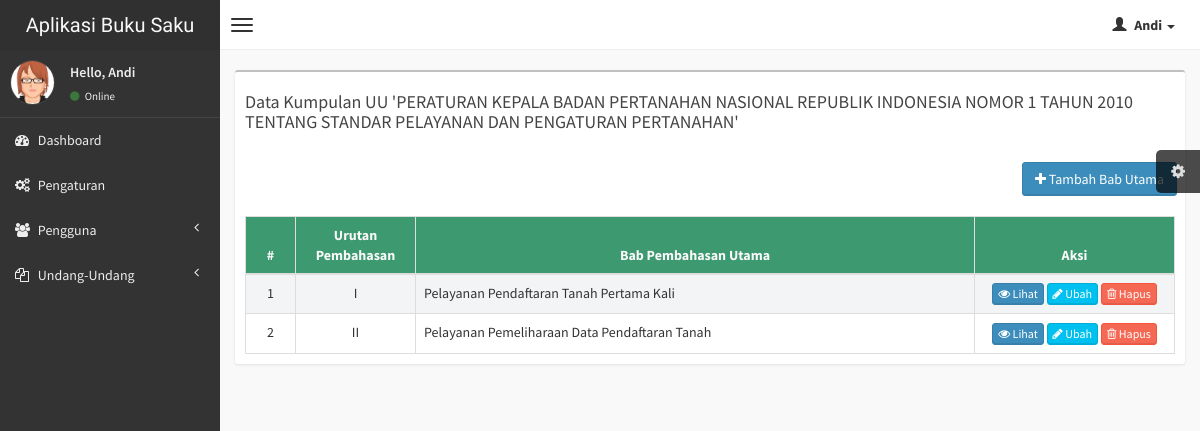
The app's page /pages/sop_bab.php?id=25 (signed in) with its own data.
### tables this page shows
CREATE TABLE `tb_nama_uu` (
  `id` int(11) NOT NULL,
  `nama_uu` varchar(255) NOT NULL,
  `status` varchar(10) NOT NULL,
  `tanggal_pembuatan` timestamp NOT NULL DEFAULT current_timestamp() ON UPDATE current_timestamp()
);

CREATE TABLE `tb_bab_utama_sop` (
  `id_bab_utama_sop` int(11) NOT NULL,
  `id` int(11) NOT NULL,
  `ada_sub_bab_bab_utama` int(2) NOT NULL,
  `urutan_bab_utama_sop` varchar(10) NOT NULL,
  `judul_bab_utama_sop` varchar(300) NOT NULL,
  `tanggal_pembuatan` timestamp NOT NULL DEFAULT current_timestamp() ON UPDATE current_timestamp()
);

### pages/sop_bab.php (the view, shortened to what this page needs)
<?php
include '../connect/koneksi.php';
$get_id = $_GET['id'];
?>
<!DOCTYPE html>
<html>
<head>
  <link href="../css/bootstrap.min.css" rel="stylesheet" type="text/css" />
  <link href="../css/font-awesome.min.css" rel="stylesheet" type="text/css" />
  <link href="../css/ionicons.min.css" rel="stylesheet" type="text/css" />
  <link href="../css/morris/morris.css" rel="stylesheet" type="text/css" />
  <link href="../css/jvectormap/jquery-jvectormap-1.2.2.css" rel="stylesheet" type="text/css" />
  <link href="../css/fullcalendar/fullcalendar.css" rel="stylesheet" type="text/css" />
  <link href="../css/daterangepicker/daterangepicker-bs3.css" rel="stylesheet" type="text/css" />
  <link href="../css/bootstrap-wysihtml5/bootstrap3-wysihtml5.min.css" rel="stylesheet" type="text/css" />
  <link href="../css/AdminLTE.css" rel="stylesheet" type="text/css" />
</head>
<body class="skin-black">
  <header class="header">
    <a href="#" class="logo">
      Aplikasi Buku Saku
    </a>
    <nav class="navbar navbar-static-top" role="navigation">
      <a href="#" class="navbar-btn sidebar-toggle" data-toggle="offcanvas" role="button">
        <span class="icon-bar"></span>
        <span class="icon-bar"></span>
        <span class="icon-bar"></span>
      </a>
      <div class="navbar-right">
        <ul class="nav navbar-nav">
          <li class="dropdown user user-menu">
            <a href="#" class="dropdown-toggle" data-toggle="dropdown">
              <i class="glyphicon glyphicon-user"></i>
              <span><?= $_SESSION['nama']; ?> <i class="caret"></i></span>
            </a>
          </li>
        </ul>
      </div>
    </nav>
  </header>
  <div class="wrapper row-offcanvas row-offcanvas-left">
    <aside class="left-side sidebar-offcanvas">
      <section class="sidebar">
        <div class="user-panel">
          <div class="pull-left image">
            <img src="../img/avatar3.png" class="img-circle" alt="User Image" />
          </div>
          <div class="pull-left info">
            <p>Hello, <?= $_SESSION['nama']; ?></p>
            <a href="#"><i class="fa fa-circle text-success"></i> Online</a>
          </div>
        </div>
        <ul class="sidebar-menu">
          <li>
            <a href="../pages/dashboard.php">
              <i class="fa fa-dashboard"></i> <span>Dashboard</span>
            </a>
          </li>
          <li>
            <a href="../pages/pengaturan.php">
              <i class="fa fa-cogs"></i><span> Pengaturan</span>
            </a>
          </li>
          <li class="treeview">
            <a href="#">
              <i class="fa fa-users"></i>
              <span>Pengguna</span>
              <i class="fa fa-angle-left pull-right"></i>
            </a>
          </li>
          <li class="treeview">
            <a href="#">
              <i class="fa fa-copy"></i>
              <span>Undang-Undang</span>
              <i class="fa fa-angle-left pull-right"></i>
            </a>
          </li>
        </ul>
      </section>
    </aside>
    <aside class="right-side">
      <section class="content">
        <div class="row">
          <div class="col-xs-12">
            <div class="box">
              <div class="box-header justify-content-between ml-auto">
                <?php
                $result = mysqli_query($con, "SELECT * FROM tb_nama_uu WHERE id= '$get_id'");
                while ($dt = mysqli_fetch_array($result)) :
                ?>
                  <h4 class="box-body">Data Kumpulan UU '<?= $dt['nama_uu'] ?>'</h4>
                <?php
                endwhile;
                ?>
                <button data-toggle="modal" data-target="#modalCreate" class="btn btn-primary pull-right" style="margin-top: 10px; margin-right: 8px;">
                  <i class="fa fa-plus"></i> Tambah Bab Utama
                </button>
              </div>
              <div class="box-body table-responsive ">
                <table id="example1" class="table table-bordered table-striped">
                  <thead class="bg-olive">
                    <tr>
                      <th class="text-center" width="50px">#</th>
                      <th class="text-center" width="120px">Urutan Pembahasan</th>
                      <th class="text-center">Bab Pembahasan Utama</th>
                      <th class="text-center" width="200px">Aksi</th>
                    </tr>
                  </thead>
                  <tbody>
                    <?php
                    $no = 1;
                    $select_tb_pasal = mysqli_query($con, "SELECT * from tb_bab_utama_sop JOIN tb_nama_uu USING(id) WHERE id = '$get_id' ORDER BY id_bab_utama_sop ASC");
                    if (mysqli_num_rows($select_tb_pasal) > 0) {
                      while ($data = mysqli_fetch_array($select_tb_pasal)) {
                        $id_bab_utama_sop = $data['id_bab_utama_sop'];
                    ?>
                        <tr>
                          <td class="text-center"><?= $no++; ?></td>
                          <td class="text-center"><?= $data['urutan_bab_utama_sop']; ?></td>
                          <td><?= $data['judul_bab_utama_sop']; ?></td>
                          <td class="text-center">
                            <a href="../pages/sop_sub_bab.php?id=<?= $data['id']; ?>&id_bab_utama_sop=<?= $data['id_bab_utama_sop']; ?>" class="btn btn-primary btn-xs"><i class="fa fa-eye"></i> Lihat</a>
                            <button data-toggle="modal" data-target="#modalEdit<?=$id_bab_utama_sop?>" class="btn btn-info btn-xs">
                              <i class="fa fa-pencil"></i> Ubah
                            </button>
                            <a href="../proses/hapus_sop_bab.php?id=<?=$get_id?>&id_bab_utama_sop=<?=$id_bab_utama_sop?>" class="btn btn-danger btn-xs"><i class="fa fa-trash-o"></i> Hapus</a>
                          </td>
                        </tr>
                    <?php
                      }
                    } else {
                      echo '
												<tr>
												<td colspan="6" class="text-center">Tidak ada data.</td>
												</tr>
												';
                    }
                    ?>
                  </tbody>
                </table>
              </div>
            </div>
          </div>
        </div>
  </div>
</body>
</html>

### records on screen
tb_nama_uu: nama_uu "PERATURAN KEPALA BADAN PERTANAHAN NASIONAL REPUBLIK INDONESIA NOMOR 1 TAHUN 2010 TENTANG STANDAR PELAYANAN DAN PENGATURAN PERTANAHAN"
tb_bab_utama_sop: urutan_bab_utama_sop "I", judul_bab_utama_sop "Pelayanan Pendaftaran Tanah Pertama Kali"
tb_bab_utama_sop: urutan_bab_utama_sop "II", judul_bab_utama_sop "Pelayanan Pemeliharaan Data Pendaftaran Tanah"

### other values on screen
$_SESSION['nama'] "Andi"
